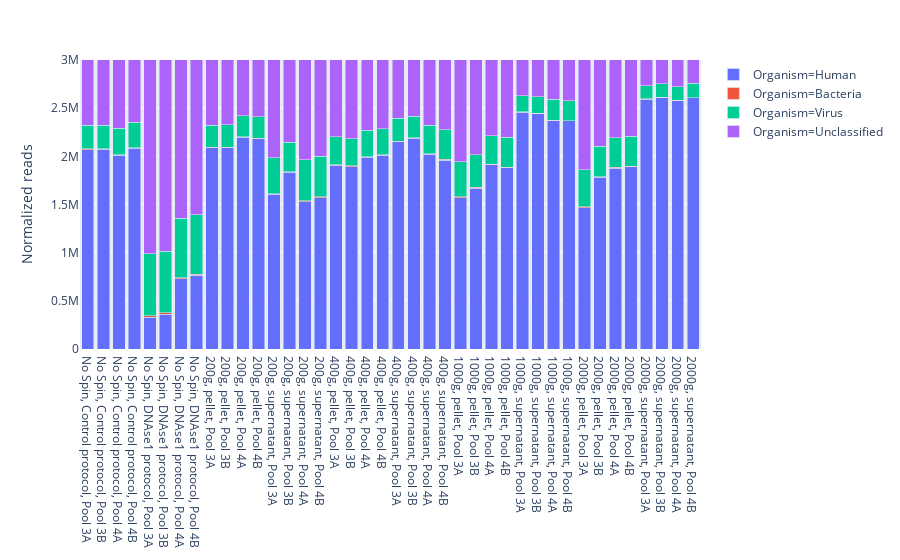

The notebook cell this image was saved under:
### Code cell
fig = px.bar(merged_melt2, x='Description', y='Normalized reads', color='Organism', barmode='stack')
fig.update_layout(xaxis_title=None, height=700)
fig.update_yaxes(range=[0, 3e6])
fig.show()

### Figure 1 — Plotly figure (JSON) as saved in the notebook; plotly's stock layout.template omitted (floating-point values rounded to 4 significant figures)
{"data": [{"alignmentgroup": "True", "hoverlabel": {"namelength": 0}, "hovertemplate": "Organism=Human<br>Description=%{x}<br>Normalized reads=%{y}", "legendgroup": "Organism=Human", "marker": {"color": "#636efa"}, "name": "Organism=Human", "offsetgroup": "Organism=Human", "orientation": "v", "showlegend": true, "textposition": "auto", "type": "bar", "x": ["No Spin, Control protocol, Pool 3A", "No Spin, Control protocol, Pool 3B", "No Spin, Control protocol, Pool 4A", "No Spin, Control protocol, Pool 4B", "No Spin, DNAse1 protocol, Pool 3A", "No Spin, DNAse1 protocol, Pool 3B", "No Spin, DNAse1 protocol, Pool 4A", "No Spin, DNAse1 protocol, Pool 4B", "200g, pellet, Pool 3A", "200g, pellet, Pool 3B", "200g, pellet, Pool 4A", "200g, pellet, Pool 4B", "200g, supernatant, Pool 3A", "200g, supernatant, Pool 3B", "200g, supernatant, Pool 4A", "200g, supernatant, Pool 4B", "400g, pellet, Pool 3A", "400g, pellet, Pool 3B", "400g, pellet, Pool 4A", "400g, pellet, Pool 4B", "400g, supernatant, Pool 3A", "400g, supernatant, Pool 3B", "400g, supernatant, Pool 4A", "400g, supernatant, Pool 4B", "1000g, pellet, Pool 3A", "1000g, pellet, Pool 3B", "1000g, pellet, Pool 4A", "1000g, pellet, Pool 4B", "1000g, supernatant, Pool 3A", "1000g, supernatant, Pool 3B", "1000g, supernatant, Pool 4A", "1000g, supernatant, Pool 4B", "2000g, pellet, Pool 3A", "2000g, pellet, Pool 3B", "2000g, pellet, Pool 4A", "2000g, pellet, Pool 4B", "2000g, supernatant, Pool 3A", "2000g, supernatant, Pool 3B", "2000g, supernatant, Pool 4A", "2000g, supernatant, Pool 4B"], "xaxis": "x", "y": [2071000.0, 2076000.0, 2009000.0, 2084000.0, 331100.0, 361200.0, 729200.0, 764600.0, 2091000.0, 2088000.0, 2199000.0, 2184000.0, 1604000.0, 1833000.0, 1527000.0, 1569000.0, 1908000.0, 1893000.0, 1992000.0, 2013000.0, 2153000.0, 2190000.0, 2019000.0, 1962000.0, 1572000.0, 1671000.0, 1911000.0, 1881000.0, 2459000.0, 2446000.0, 2371000.0, 2369000.0, 1465000.0, 1783000.0, 1878000.0, 1891000.0, 2595000.0, 2613000.0, 2579000.0, 2609000.0], "yaxis": "y"}, {"alignmentgroup": "True", "hoverlabel": {"namelength": 0}, "hovertemplate": "Organism=Bacteria<br>Description=%{x}<br>Normalized reads=%{y}", "legendgroup": "Organism=Bacteria", "marker": {"color": "#EF553B"}, "name": "Organism=Bacteria", "offsetgroup": "Organism=Bacteria", "orientation": "v", "showlegend": true, "textposition": "auto", "type": "bar", "x": ["No Spin, Control protocol, Pool 3A", "No Spin, Control protocol, Pool 3B", "No Spin, Control protocol, Pool 4A", "No Spin, Control protocol, Pool 4B", "No Spin, DNAse1 protocol, Pool 3A", "No Spin, DNAse1 protocol, Pool 3B", "No Spin, DNAse1 protocol, Pool 4A", "No Spin, DNAse1 protocol, Pool 4B", "200g, pellet, Pool 3A", "200g, pellet, Pool 3B", "200g, pellet, Pool 4A", "200g, pellet, Pool 4B", "200g, supernatant, Pool 3A", "200g, supernatant, Pool 3B", "200g, supernatant, Pool 4A", "200g, supernatant, Pool 4B", "400g, pellet, Pool 3A", "400g, pellet, Pool 3B", "400g, pellet, Pool 4A", "400g, pellet, Pool 4B", "400g, supernatant, Pool 3A", "400g, supernatant, Pool 3B", "400g, supernatant, Pool 4A", "400g, supernatant, Pool 4B", "1000g, pellet, Pool 3A", "1000g, pellet, Pool 3B", "1000g, pellet, Pool 4A", "1000g, pellet, Pool 4B", "1000g, supernatant, Pool 3A", "1000g, supernatant, Pool 3B", "1000g, supernatant, Pool 4A", "1000g, supernatant, Pool 4B", "2000g, pellet, Pool 3A", "2000g, pellet, Pool 3B", "2000g, pellet, Pool 4A", "2000g, pellet, Pool 4B", "2000g, supernatant, Pool 3A", "2000g, supernatant, Pool 3B", "2000g, supernatant, Pool 4A", "2000g, supernatant, Pool 4B"], "xaxis": "x", "y": [5706.0, 5263.0, 6117.0, 5734.0, 13900.0, 14210.0, 10920.0, 11320.0, 4936.0, 5344.0, 4181.0, 4352.0, 9139.0, 7092.0, 10190.0, 9943.0, 6779.0, 6758.0, 5825.0, 5402.0, 4414.0, 4138.0, 6210.0, 6870.0, 9171.0, 8532.0, 6742.0, 6597.0, 2056.0, 2148.0, 3419.0, 3213.0, 9739.0, 8008.0, 6631.0, 6895.0, 976.0, 1003.0, 1216.0, 1387.0], "yaxis": "y"}, {"alignmentgroup": "True", "hoverlabel": {"namelength": 0}, "hovertemplate": "Organism=Virus<br>Description=%{x}<br>Normalized reads=%{y}", "legendgroup": "Organism=Virus", "marker": {"color": "#00cc96"}, "name": "Organism=Virus", "offsetgroup": "Organism=Virus", "orientation": "v", "showlegend": true, "textposition": "auto", "type": "bar", "x": ["No Spin, Control protocol, Pool 3A", "No Spin, Control protocol, Pool 3B", "No Spin, Control protocol, Pool 4A", "No Spin, Control protocol, Pool 4B", "No Spin, DNAse1 protocol, Pool 3A", "No Spin, DNAse1 protocol, Pool 3B", "No Spin, DNAse1 protocol, Pool 4A", "No Spin, DNAse1 protocol, Pool 4B", "200g, pellet, Pool 3A", "200g, pellet, Pool 3B", "200g, pellet, Pool 4A", "200g, pellet, Pool 4B", "200g, supernatant, Pool 3A", "200g, supernatant, Pool 3B", "200g, supernatant, Pool 4A", "200g, supernatant, Pool 4B", "400g, pellet, Pool 3A", "400g, pellet, Pool 3B", "400g, pellet, Pool 4A", "400g, pellet, Pool 4B", "400g, supernatant, Pool 3A", "400g, supernatant, Pool 3B", "400g, supernatant, Pool 4A", "400g, supernatant, Pool 4B", "1000g, pellet, Pool 3A", "1000g, pellet, Pool 3B", "1000g, pellet, Pool 4A", "1000g, pellet, Pool 4B", "1000g, supernatant, Pool 3A", "1000g, supernatant, Pool 3B", "1000g, supernatant, Pool 4A", "1000g, supernatant, Pool 4B", "2000g, pellet, Pool 3A", "2000g, pellet, Pool 3B", "2000g, pellet, Pool 4A", "2000g, pellet, Pool 4B", "2000g, supernatant, Pool 3A", "2000g, supernatant, Pool 3B", "2000g, supernatant, Pool 4A", "2000g, supernatant, Pool 4B"], "xaxis": "x", "y": [246800.0, 240600.0, 274700.0, 262900.0, 642100.0, 638100.0, 616500.0, 617300.0, 226700.0, 234000.0, 219600.0, 224900.0, 371400.0, 304300.0, 425300.0, 420200.0, 287600.0, 281500.0, 272700.0, 265400.0, 235700.0, 220400.0, 298400.0, 309900.0, 361300.0, 337700.0, 296400.0, 309300.0, 170200.0, 171900.0, 217000.0, 205200.0, 388200.0, 314400.0, 307800.0, 308200.0, 136200.0, 142000.0, 144100.0, 147400.0], "yaxis": "y"}, {"alignmentgroup": "True", "hoverlabel": {"namelength": 0}, "hovertemplate": "Organism=Unclassified<br>Description=%{x}<br>Normalized reads=%{y}", "legendgroup": "Organism=Unclassified", "marker": {"color": "#ab63fa"}, "name": "Organism=Unclassified", "offsetgroup": "Organism=Unclassified", "orientation": "v", "showlegend": true, "textposition": "auto", "type": "bar", "x": ["No Spin, Control protocol, Pool 3A", "No Spin, Control protocol, Pool 3B", "No Spin, Control protocol, Pool 4A", "No Spin, Control protocol, Pool 4B", "No Spin, DNAse1 protocol, Pool 3A", "No Spin, DNAse1 protocol, Pool 3B", "No Spin, DNAse1 protocol, Pool 4A", "No Spin, DNAse1 protocol, Pool 4B", "200g, pellet, Pool 3A", "200g, pellet, Pool 3B", "200g, pellet, Pool 4A", "200g, pellet, Pool 4B", "200g, supernatant, Pool 3A", "200g, supernatant, Pool 3B", "200g, supernatant, Pool 4A", "200g, supernatant, Pool 4B", "400g, pellet, Pool 3A", "400g, pellet, Pool 3B", "400g, pellet, Pool 4A", "400g, pellet, Pool 4B", "400g, supernatant, Pool 3A", "400g, supernatant, Pool 3B", "400g, supernatant, Pool 4A", "400g, supernatant, Pool 4B", "1000g, pellet, Pool 3A", "1000g, pellet, Pool 3B", "1000g, pellet, Pool 4A", "1000g, pellet, Pool 4B", "1000g, supernatant, Pool 3A", "1000g, supernatant, Pool 3B", "1000g, supernatant, Pool 4A", "1000g, supernatant, Pool 4B", "2000g, pellet, Pool 3A", "2000g, pellet, Pool 3B", "2000g, pellet, Pool 4A", "2000g, pellet, Pool 4B", "2000g, supernatant, Pool 3A", "2000g, supernatant, Pool 3B", "2000g, supernatant, Pool 4A", "2000g, supernatant, Pool 4B"], "xaxis": "x", "y": [7677000.0, 7678000.0, 7710000.0, 7647000.0, 9013000.0, 8986000.0, 8643000.0, 8607000.0, 7677000.0, 7673000.0, 7577000.0, 7586000.0, 8015000.0, 7855000.0, 8038000.0, 8000000.0, 7797000.0, 7818000.0, 7730000.0, 7716000.0, 7607000.0, 7585000.0, 7676000.0, 7721000.0, 8058000.0, 7983000.0, 7786000.0, 7803000.0, 7368000.0, 7379000.0, 7409000.0, 7423000.0, 8137000.0, 7895000.0, 7807000.0, 7793000.0, 7268000.0, 7244000.0, 7275000.0, 7242000.0], "yaxis": "y"}], "layout": {"autosize": true, "barmode": "stack", "legend": {"tracegroupgap": 0}, "margin": {"t": 60}, "xaxis": {"anchor": "y", "autorange": true, "domain": [0, 1], "range": [-0.5, 39.5], "title": {}, "type": "category"}, "yaxis": {"anchor": "x", "domain": [0, 1], "range": [0, 3000000], "title": {"text": "Normalized reads"}, "type": "linear"}}}
